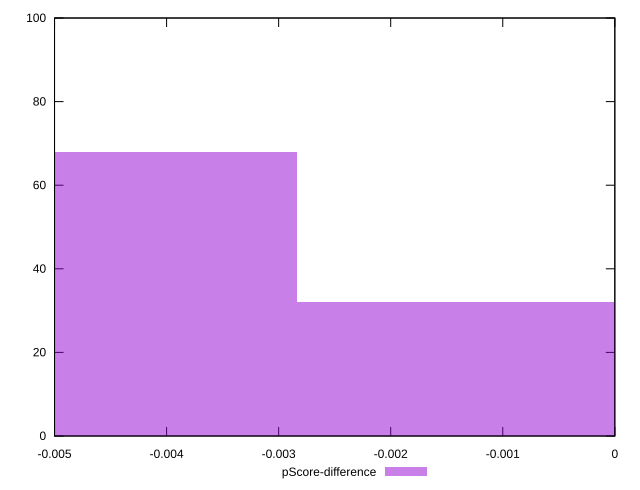

The script that saved this image:
reset

$pScoreDifference <<EOF
0 32
-0.005668980055351246 68
EOF

set key outside below
set boxwidth 0.005668980055351246
set xrange [-0.0050000000000000044:0]
set yrange [0:100]
set trange [0:100]
set style fill transparent solid 0.5 noborder
set terminal svg size 640, 490 enhanced background rgb 'white'
set output "report_00019_2021-02-10T18-14-37.922Z//unused-css-rules/samples/pages+cached+noadtech/pScore-difference/histogram.svg"

plot $pScoreDifference title "pScore-difference" with boxes

reset
